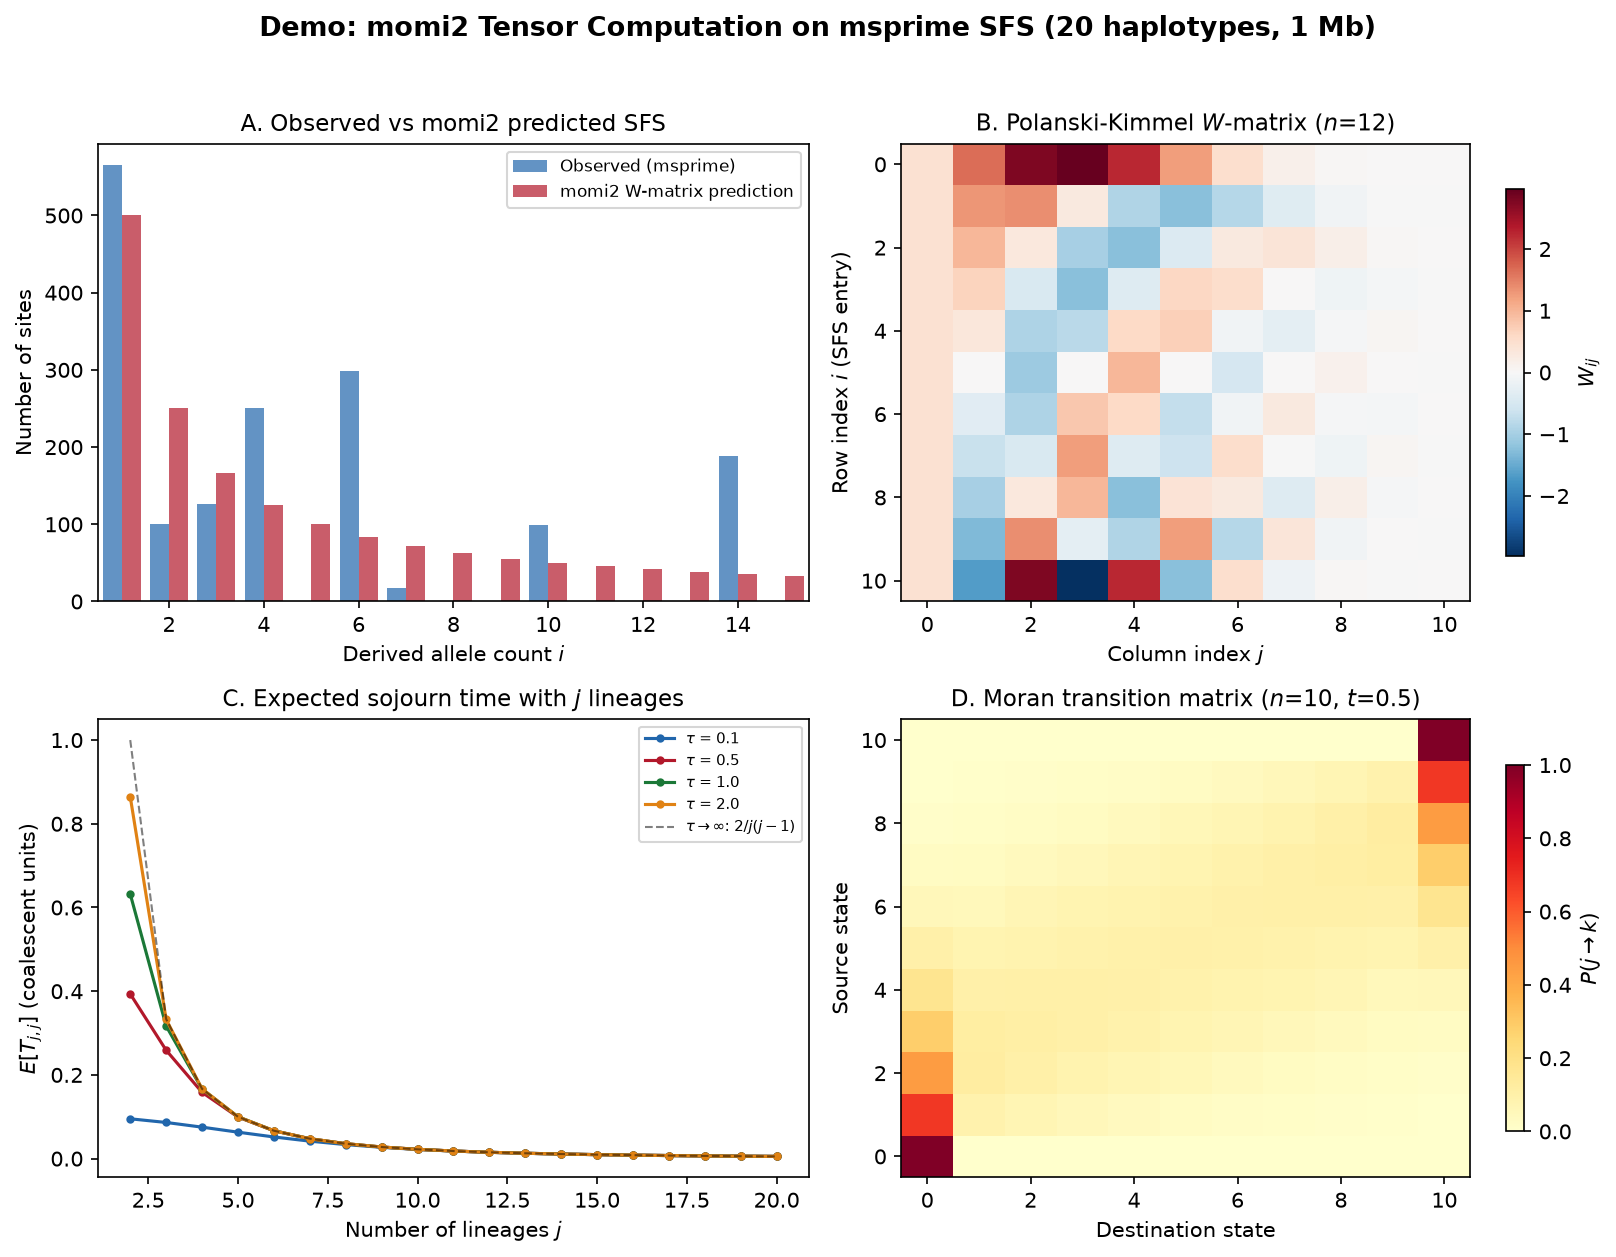

The script that saved this image:
"""
Demo: momi2 coalescent tensor computation on msprime-simulated SFS.

Simulates data with msprime, computes the observed SFS, and uses
momi2's W-matrix and Moran model machinery to predict it.
"""

import matplotlib.pyplot as plt
import msprime
import numpy as np

from watchgen.mini_momi2 import (
    etjj_constant,
    moran_transition,
    w_matrix,
)

plt.rcParams.update({
    "font.size": 10, "axes.titlesize": 11, "axes.labelsize": 10,
    "figure.dpi": 150, "font.family": "sans-serif",
})

np.random.seed(2024)

# ── Simulate with msprime ───────────────────────────────────────
Ne = 10_000
mu = 1.25e-8
n_samples = 20
L = 1_000_000

ts = msprime.simulate(
    sample_size=n_samples, Ne=Ne, length=L,
    mutation_rate=mu, random_seed=2024,
)

G = ts.genotype_matrix()
freq_counts = G.sum(axis=1)
observed_sfs = np.bincount(freq_counts, minlength=n_samples + 1)[1:n_samples]

# ── Compute momi2 predictions ──────────────────────────────────
theta = 4 * Ne * mu * L

# Expected SFS using W-matrix: E[SFS_i] = theta * sum_j W_ij * E[T_{j,j}]
W = w_matrix(n_samples)
# For constant population, E[T_{j,j}] = 1/(j choose 2) in coalescent units
n_int = n_samples
e_tjj = np.zeros(n_int + 1)
for j in range(2, n_int + 1):
    e_tjj[j] = 2.0 / (j * (j - 1))  # standard coalescent

predicted_sfs = np.zeros(n_samples - 1)
for i in range(n_samples - 1):
    for j in range(2, n_int + 1):
        if j - 2 < W.shape[1] and i < W.shape[0]:
            predicted_sfs[i] += W[i, j - 2] * e_tjj[j]
# This W convention returns twice the standard coalescent branch length, so
# the mutation factor in the Polanski--Kimmel formula is theta / 2.
predicted_sfs *= theta / 2

# ── Figure ──────────────────────────────────────────────────────
fig, axes = plt.subplots(2, 2, figsize=(11, 8.5))
fig.suptitle(
    f"Demo: momi2 Tensor Computation on msprime SFS ({n_samples} haplotypes, 1 Mb)",
    fontsize=13, fontweight="bold", y=0.98,
)

# Panel A: Observed vs predicted SFS
ax = axes[0, 0]
k_vals = np.arange(1, n_samples)
k_show = min(15, n_samples - 1)
ax.bar(k_vals[:k_show] - 0.2, observed_sfs[:k_show], width=0.4,
       color="#2166AC", alpha=0.7, label="Observed (msprime)")
ax.bar(k_vals[:k_show] + 0.2, predicted_sfs[:k_show], width=0.4,
       color="#B2182B", alpha=0.7, label="momi2 W-matrix prediction")
ax.set_xlabel("Derived allele count $i$")
ax.set_ylabel("Number of sites")
ax.set_title("A. Observed vs momi2 predicted SFS")
ax.set_xlim(0.5, k_show + 0.5)
ax.legend(fontsize=8)

# Panel B: W-matrix visualization
ax = axes[0, 1]
n_show = min(n_samples, 12)
W_show = w_matrix(n_show)
im = ax.imshow(W_show, aspect="auto", cmap="RdBu_r", interpolation="nearest")
ax.set_xlabel("Column index $j$")
ax.set_ylabel("Row index $i$ (SFS entry)")
ax.set_title(f"B. Polanski-Kimmel $W$-matrix ($n$={n_show})")
plt.colorbar(im, ax=ax, label="$W_{ij}$", shrink=0.8)

# Panel C: E[T_{j,j}] for different epoch durations tau (in coalescent units)
ax = axes[1, 0]
j_vals = np.arange(2, n_samples + 1)
etjj_vals = [2.0 / (j * (j - 1)) for j in j_vals]

# momi2's internal population-size convention is N=4*Ne for diploids, so its
# pairwise rate 2/N equals the standard coalescent rate 1/(2*Ne).
tau_vals_coal = [0.1, 0.5, 1.0, 2.0]
colors_c = ["#2166AC", "#B2182B", "#1B7837", "#E08214"]
for tau_coal, color in zip(tau_vals_coal, colors_c):
    tau_gen = tau_coal * 2 * Ne  # convert to generations
    sojourn_gen = etjj_constant(n_samples, tau_gen, 4 * Ne)
    etjj_tau = [float(sojourn_gen[j - 2] / (2 * Ne)) for j in j_vals]
    ax.plot(j_vals, etjj_tau, "o-", color=color, ms=3, lw=1.5,
            label=f"$\\tau$ = {tau_coal}")

ax.plot(j_vals, etjj_vals, "k--", lw=1, alpha=0.5, label="$\\tau \\to \\infty$: $2/j(j-1)$")
ax.set_xlabel("Number of lineages $j$")
ax.set_ylabel("$E[T_{j,j}]$ (coalescent units)")
ax.set_title("C. Expected sojourn time with $j$ lineages")
ax.legend(fontsize=7)

# Panel D: Moran transition matrix
ax = axes[1, 1]
n_moran = 10
t_moran = 0.5
M = moran_transition(t_moran, n_moran)
im = ax.imshow(M, aspect="auto", cmap="YlOrRd", interpolation="nearest",
               origin="lower")
ax.set_xlabel("Destination state")
ax.set_ylabel("Source state")
ax.set_title(f"D. Moran transition matrix ($n$={n_moran}, $t$={t_moran})")
plt.colorbar(im, ax=ax, label="$P(j \\to k)$", shrink=0.8)

plt.tight_layout(rect=[0, 0, 1, 0.96])
plt.savefig("figures/fig_demo_momi2.png", dpi=150, bbox_inches="tight")
plt.savefig("figures/fig_demo_momi2.pdf", bbox_inches="tight")
print("Saved figures/fig_demo_momi2.png")
